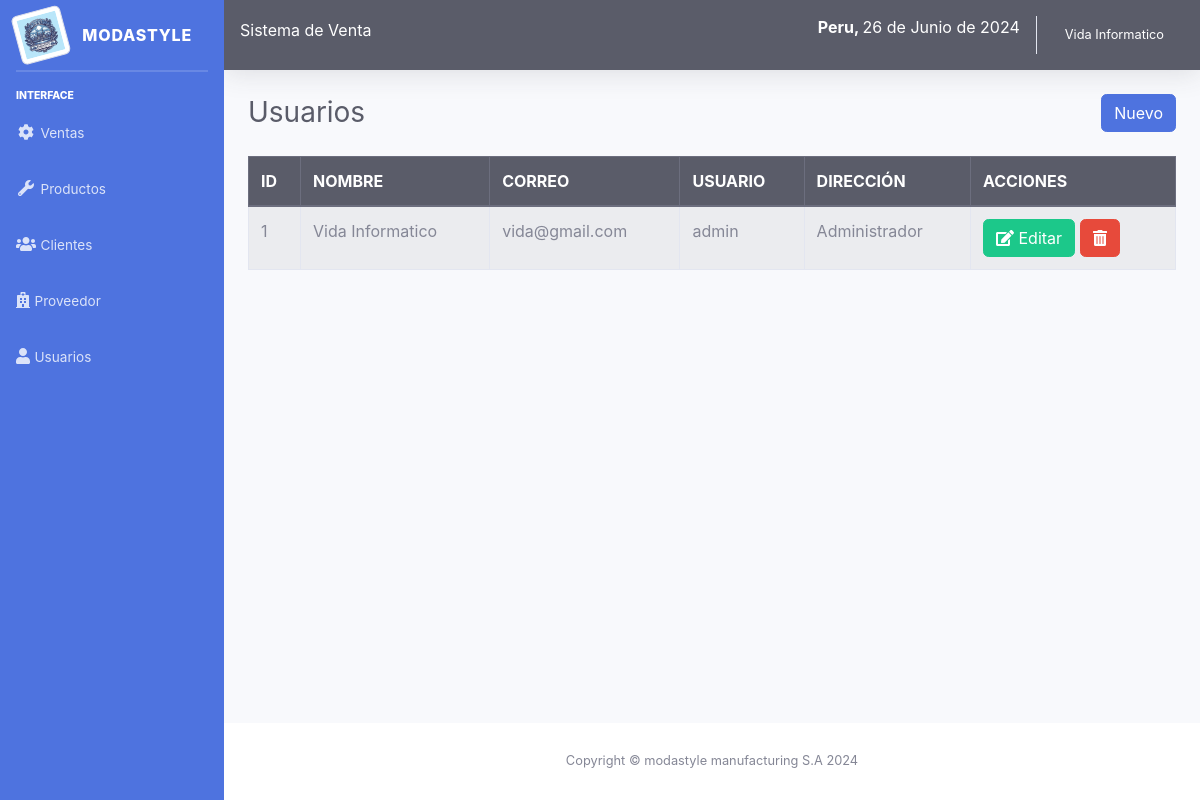
The page /sistema/lista_usuarios.php (signed in) on the database its author committed.
### tables this page shows
CREATE TABLE `usuario` (
  `idusuario` int(11) NOT NULL,
  `nombre` varchar(100) NOT NULL,
  `correo` varchar(100) NOT NULL,
  `usuario` varchar(20) NOT NULL,
  `clave` varchar(50) NOT NULL,
  `rol` int(11) NOT NULL
);

CREATE TABLE `rol` (
  `idrol` int(11) NOT NULL,
  `rol` varchar(50) NOT NULL
);

### sistema/lista_usuarios.php (the view)
<?php include_once "includes/header.php"; ?>
<div class="container-fluid">
	<div class="d-sm-flex align-items-center justify-content-between mb-4">
		<h1 class="h3 mb-0 text-gray-800">Usuarios</h1>
		<?php if ($_SESSION['rol'] == 1) { ?>
		<a href="registro_usuario.php" class="btn btn-primary">Nuevo</a>
		<?php } ?>
	</div>
	<div class="row">
		<div class="col-lg-12">
			<div class="table-responsive">
				<table class="table table-striped table-bordered" id="table">
					<thead class="thead-dark">
						<tr>
							<th>ID</th>
							<th>NOMBRE</th>
							<th>CORREO</th>
							<th>USUARIO</th>
							<th>DIRECCIÓN</th>
							<?php if ($_SESSION['rol'] == 1) { ?>
							<th>ACCIONES</th>
							<?php }?>
						</tr>
					</thead>
					<tbody>
						<?php
						include "../conexion.php";
						$query = mysqli_query($conexion, "SELECT u.idusuario, u.nombre, u.correo, u.usuario, r.rol FROM usuario u INNER JOIN rol r ON u.rol = r.idrol");
						$result = mysqli_num_rows($query);
						if ($result > 0) {
							while ($data = mysqli_fetch_assoc($query)) { ?>
								<tr>
									<td><?php echo $data['idusuario']; ?></td>
									<td><?php echo $data['nombre']; ?></td>
									<td><?php echo $data['correo']; ?></td>
									<td><?php echo $data['usuario']; ?></td>
									<td><?php echo $data['rol']; ?></td>
									<?php if ($_SESSION['rol'] == 1) { ?>
									<td>
										<a href="editar_usuario.php?id=<?php echo $data['idusuario']; ?>" class="btn btn-success"><i class='fas fa-edit'></i> Editar</a>
										<form action="eliminar_usuario.php?id=<?php echo $data['idusuario']; ?>" method="post" class="confirmar d-inline">
											<button class="btn btn-danger" type="submit"><i class='fas fa-trash-alt'></i> </button>
										</form>
									</td>
									<?php } ?>
								</tr>
						<?php }
						} ?>
					</tbody>
				</table>
			</div>
		</div>
	</div>
</div>
</div>
<?php include_once "includes/footer.php"; ?>

### rows shown on the page
usuario: idusuario "1", nombre "Vida Informatico", correo "vida@gmail.com", usuario "admin", rol.rol "Administrador"

### other values the page prints
fechaPeru() "26 de Junio de 2024"
$_SESSION['nombre'] "Vida Informatico"
